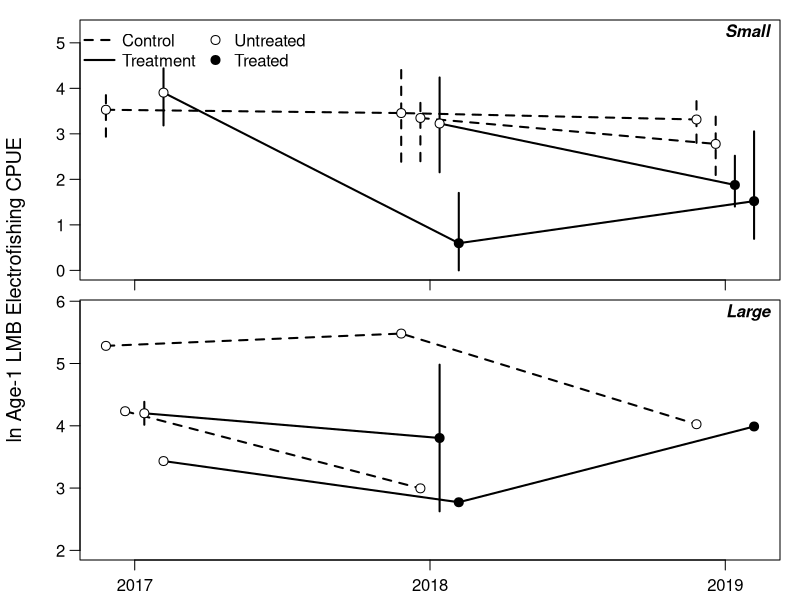

Write R code to recreate this figure.

dat = read.csv("lmb_output.csv")
dat$new = ifelse(dat$lake %in% c("drummond3", "lm", "promise", "mark"), 1, 0)
dat$drop = ifelse(dat$lake %in% c("lee county lake", "barbour county lake", "washington county lake"), 1, 0)

yvar = "cpue_1"
dat$cpue_1 = log(dat$cpue_1 + 1)

datsub = dat[,c("year", "type", "times_treat", "size_class", "new", "drop", yvar)]

library(dplyr)

plot_dat_sml = datsub %>% filter(size_class == "small") %>%
  group_by(year, type, new, times_treat) %>%
  summarize(
    mn = mean(cpue_1, na.rm = T),
    lwr = quantile(cpue_1, 0.025, na.rm = T),
    upr = quantile(cpue_1, 0.975, na.rm = T)
    ) %>% ungroup
plot_dat_big = datsub %>% filter(size_class == "big") %>%
  group_by(year, type, drop, times_treat) %>%
  summarize(
    mn = mean(cpue_1, na.rm = T),
    lwr = quantile(cpue_1, 0.025, na.rm = T),
    upr = quantile(cpue_1, 0.975, na.rm = T)
    ) %>% ungroup

plot_dat_sml$year = as.numeric(plot_dat_sml$year)
plot_dat_big$year = as.numeric(plot_dat_big$year)

off_c1 = -0.0975
off_c2 = -0.0325
off_t2 = 0.0325
off_t1 = 0.0975
ppi = 600
png("lmb_cpue_1_log.png", h = 7 * ppi, w = 4 * ppi, res = ppi)

# small lakes
par(mfrow = c(2,1), mar = c(0.5,1,0.5,1), oma = c(1.5,3,0.5,0), cex.axis = 1, cex.lab = 1.2, mgp = c(1,0.75,0))
plot(1,1, type = "n", xlim = c(2017,2019) + range(c(off_c1, off_c2, off_t1, off_t2)), ylim = c(0,4.6) * c(1, 1.15),
     xaxt = "n", las = 1, ylab = "")
usr = par("usr"); xdiff = usr[2] - usr[1]; ydiff = usr[4] - usr[3]
text(x = usr[2] - xdiff * 0, y = usr[4] - ydiff * 0.05, pos = 2, "Small", font = 4)

# controls (not new entries)
ind = c(1,3,7)
lines(mn ~ I(year + off_c1), data = plot_dat_sml[ind,], lwd = 2, lty = 2, type = "l")
with(plot_dat_sml[ind,], segments(I(year + off_c1), lwr, I(year + off_c1), upr, lty = 2, lwd = 2))
points(mn ~ I(year + off_c1), data = plot_dat_sml[ind,], pch = 21, bg = "white", cex = 1.2)

# treats (not new entries)
ind = c(2,6,10)
lines(mn ~ I(year + off_t1), data = plot_dat_sml[ind,], lwd = 2, type = "l")
with(plot_dat_sml[ind,], segments(I(year + off_t1), lwr, I(year + off_t1), upr, lwd = 2))
points(mn ~ I(year + off_t1), data = plot_dat_sml[ind,], pch = 21, bg = c("white", "black", "black"), cex = 1.2)

# controls (new entry 2018)
ind = c(4,8)
lines(mn ~ I(year + off_c2), data = plot_dat_sml[ind,], lwd = 2, lty = 2, type = "l")
with(plot_dat_sml[ind,], segments(I(year + off_c2), lwr, I(year + off_c2), upr, lty = 2, lwd = 2))
points(mn ~ I(year + off_c2), data = plot_dat_sml[ind,], pch = 21, bg = "white", cex = 1.2)

# treats (new entry 2018)
ind = c(5,9)
lines(mn ~ I(year + off_t2), data = plot_dat_sml[ind,], lwd = 2, type = "l")
with(plot_dat_sml[ind,], segments(I(year + off_t2), lwr, I(year + off_t2), upr, lwd = 2))
points(mn ~ I(year + off_t2), data = plot_dat_sml[ind,], pch = 21, bg = c("white", "black"), cex = 1.2)

axis(side = 1, at = 2017:2019, labels = rep("", 3))
legend("topleft", legend = c("Control", "Treatment", "Untreated", "Treated"), ncol = 2,
       pch = c(NA, NA, 21, 21), pt.cex = c(NA, NA, 1.2, 1.2), pt.bg = c(NA, NA, "white", "black"),
       bty = "n", lty = c(2,1,NA,NA), lwd = c(2,2,NA,NA), x.intersp = c(0.5, 0.5, 0.25, 0.25))

# big lakes
plot_dat_big
plot(1,1, type = "n", xlim = c(2017,2019) + range(c(off_c1, off_c2, off_t1, off_t2)), ylim = c(2,5.1) * c(1,1.15),
     xaxt = "n", las = 1, ylab = "")
usr = par("usr"); xdiff = usr[2] - usr[1]; ydiff = usr[4] - usr[3]
text(x = usr[2] - xdiff * 0, y = usr[4] - ydiff * 0.05, pos = 2, "Large", font = 4)
# controls (not new entries)
ind = c(1,5,9)
lines(mn ~ I(year + off_c1), data = plot_dat_big[ind,], lwd = 2, lty = 2, type = "l")
with(plot_dat_big[ind,], segments(I(year + off_c1), lwr, I(year + off_c1), upr, lty = 2, lwd = 2))
points(mn ~ I(year + off_c1), data = plot_dat_big[ind,], pch = 21, bg = "white", cex = 1.2)

# treats (not new entries)
ind = c(3,7,10)
lines(mn ~ I(year + off_t1), data = plot_dat_big[ind,], lwd = 2, type = "l")
with(plot_dat_big[ind,], segments(I(year + off_t1), lwr, I(year + off_t1), upr, lwd = 2))
points(mn ~ I(year + off_t1), data = plot_dat_big[ind,], pch = 21, bg = c("white", "black", "black"), cex = 1.2)

# controls (new entry 2018)
ind = c(2,6)
lines(mn ~ I(year + off_c2), data = plot_dat_big[ind,], lwd = 2, lty = 2, type = "l")
with(plot_dat_big[ind,], segments(I(year + off_c2), lwr, I(year + off_c2), upr, lty = 2, lwd = 2))
points(mn ~ I(year + off_c2), data = plot_dat_big[ind,], pch = 21, bg = "white", cex = 1.2)

# treats (new entry 2018)
ind = c(4,8)
lines(mn ~ I(year + off_t2), data = plot_dat_big[ind,], lwd = 2, type = "l")
with(plot_dat_big[ind,], segments(I(year + off_t2), lwr, I(year + off_t2), upr, lwd = 2))
points(mn ~ I(year + off_t2), data = plot_dat_big[ind,], pch = 21, bg = c("white", "black"), cex = 1.2)

axis(side = 1, at = 2017:2019, labels = 2017:2019)
mtext(side = 2, outer = T, "ln Age-1 LMB Electrofishing CPUE", line = 1.75, cex = 1.2) 
dev.off()


